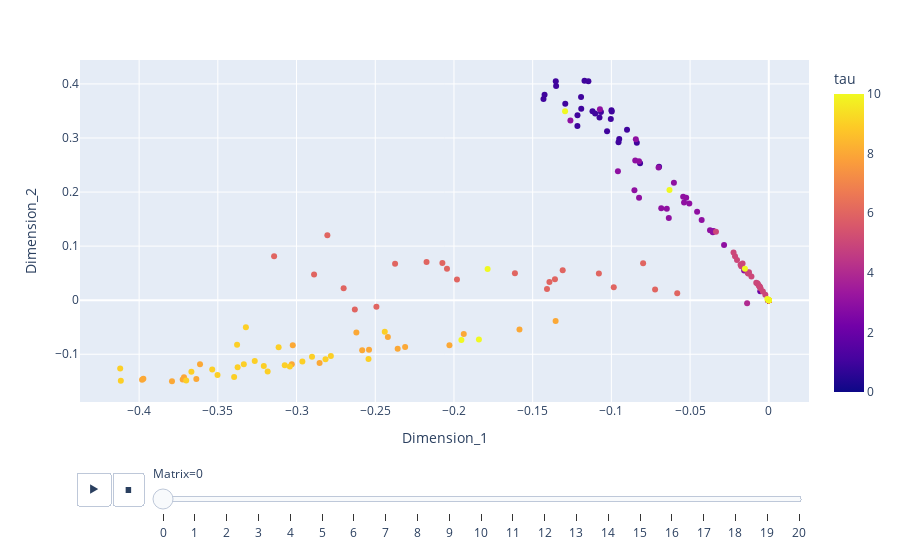

The cell this chart's notebook holds for it:
### Markdown cell above
Plot the $d=2$ embedding of $A^{(obs)}$ from the UASE of $A^{(obs)}$ and the $B=20$ bootstraps

with the lines from the $U$ matrix added

### Code cell
import plotly.express as px

# Example plot
fig = px.scatter(yadf, 
                 x='Dimension_1', 
                 y='Dimension_2', 
                 color='tau', 
                 animation_frame='Matrix')

fig.show()

### Figure 1 — Plotly figure (JSON) as saved in the notebook; plotly's stock layout.template omitted (floating-point values rounded to 4 significant figures; data arrays with more than 128 entries replaced by an {"elided": "..."} marker saying what was removed)
{"data": [{"hovertemplate": "Matrix=0<br>Dimension_1=%{x}<br>Dimension_2=%{y}<br>tau=%{marker.color}<extra></extra>", "legendgroup": "", "marker": {"color": {"elided": "242 int values"}, "coloraxis": "coloraxis", "symbol": "circle"}, "mode": "markers", "name": "", "orientation": "v", "showlegend": false, "type": "scatter", "x": {"elided": "242 float values"}, "xaxis": "x", "y": {"elided": "242 float values"}, "yaxis": "y"}], "layout": {"coloraxis": {"colorbar": {"title": {"text": "tau"}}, "colorscale": [[0, "#0d0887"], [0.1111, "#46039f"], [0.2222, "#7201a8"], [0.3333, "#9c179e"], [0.4444, "#bd3786"], [0.5556, "#d8576b"], [0.6667, "#ed7953"], [0.7778, "#fb9f3a"], [0.8889, "#fdca26"], [1, "#f0f921"]]}, "legend": {"tracegroupgap": 0}, "margin": {"t": 60}, "sliders": [{"active": 0, "currentvalue": {"prefix": "Matrix="}, "len": 0.9, "pad": {"b": 10, "t": 60}, "steps": [{"args": [["0"], {"frame": {"duration": 0, "redraw": false}, "fromcurrent": true, "mode": "immediate", "transition": {"duration": 0, "easing": "linear"}}], "label": "0", "method": "animate"}, {"args": [["1"], {"frame": {"duration": 0, "redraw": false}, "fromcurrent": true, "mode": "immediate", "transition": {"duration": 0, "easing": "linear"}}], "label": "1", "method": "animate"}, {"args": [["2"], {"frame": {"duration": 0, "redraw": false}, "fromcurrent": true, "mode": "immediate", "transition": {"duration": 0, "easing": "linear"}}], "label": "2", "method": "animate"}, {"args": [["3"], {"frame": {"duration": 0, "redraw": false}, "fromcurrent": true, "mode": "immediate", "transition": {"duration": 0, "easing": "linear"}}], "label": "3", "method": "animate"}, {"args": [["4"], {"frame": {"duration": 0, "redraw": false}, "fromcurrent": true, "mode": "immediate", "transition": {"duration": 0, "easing": "linear"}}], "label": "4", "method": "animate"}, {"args": [["5"], {"frame": {"duration": 0, "redraw": false}, "fromcurrent": true, "mode": "immediate", "transition": {"duration": 0, "easing": "linear"}}], "label": "5", "method": "animate"}, {"args": [["6"], {"frame": {"duration": 0, "redraw": false}, "fromcurrent": true, "mode": "immediate", "transition": {"duration": 0, "easing": "linear"}}], "label": "6", "method": "animate"}, {"args": [["7"], {"frame": {"duration": 0, "redraw": false}, "fromcurrent": true, "mode": "immediate", "transition": {"duration": 0, "easing": "linear"}}], "label": "7", "method": "animate"}, {"args": [["8"], {"frame": {"duration": 0, "redraw": false}, "fromcurrent": true, "mode": "immediate", "transition": {"duration": 0, "easing": "linear"}}], "label": "8", "method": "animate"}, {"args": [["9"], {"frame": {"duration": 0, "redraw": false}, "fromcurrent": true, "mode": "immediate", "transition": {"duration": 0, "easing": "linear"}}], "label": "9", "method": "animate"}, {"args": [["10"], {"frame": {"duration": 0, "redraw": false}, "fromcurrent": true, "mode": "immediate", "transition": {"duration": 0, "easing": "linear"}}], "label": "10", "method": "animate"}, {"args": [["11"], {"frame": {"duration": 0, "redraw": false}, "fromcurrent": true, "mode": "immediate", "transition": {"duration": 0, "easing": "linear"}}], "label": "11", "method": "animate"}, {"args": [["12"], {"frame": {"duration": 0, "redraw": false}, "fromcurrent": true, "mode": "immediate", "transition": {"duration": 0, "easing": "linear"}}], "label": "12", "method": "animate"}, {"args": [["13"], {"frame": {"duration": 0, "redraw": false}, "fromcurrent": true, "mode": "immediate", "transition": {"duration": 0, "easing": "linear"}}], "label": "13", "method": "animate"}, {"args": [["14"], {"frame": {"duration": 0, "redraw": false}, "fromcurrent": true, "mode": "immediate", "transition": {"duration": 0, "easing": "linear"}}], "label": "14", "method": "animate"}, {"args": [["15"], {"frame": {"duration": 0, "redraw": false}, "fromcurrent": true, "mode": "immediate", "transition": {"duration": 0, "easing": "linear"}}], "label": "15", "method": "animate"}, {"args": [["16"], {"frame": {"duration": 0, "redraw": false}, "fromcurrent": true, "mode": "immediate", "transition": {"duration": 0, "easing": "linear"}}], "label": "16", "method": "animate"}, {"args": [["17"], {"frame": {"duration": 0, "redraw": false}, "fromcurrent": true, "mode": "immediate", "transition": {"duration": 0, "easing": "linear"}}], "label": "17", "method": "animate"}, {"args": [["18"], {"frame": {"duration": 0, "redraw": false}, "fromcurrent": true, "mode": "immediate", "transition": {"duration": 0, "easing": "linear"}}], "label": "18", "method": "animate"}, {"args": [["19"], {"frame": {"duration": 0, "redraw": false}, "fromcurrent": true, "mode": "immediate", "transition": {"duration": 0, "easing": "linear"}}], "label": "19", "method": "animate"}, {"args": [["20"], {"frame": {"duration": 0, "redraw": false}, "fromcurrent": true, "mode": "immediate", "transition": {"duration": 0, "easing": "linear"}}], "label": "20", "method": "animate"}], "x": 0.1, "xanchor": "left", "y": 0, "yanchor": "top"}], "updatemenus": [{"buttons": [{"args": [null, {"frame": {"duration": 500, "redraw": false}, "fromcurrent": true, "mode": "immediate", "transition": {"duration": 500, "easing": "linear"}}], "label": "&#9654;", "method": "animate"}, {"args": [[null], {"frame": {"duration": 0, "redraw": false}, "fromcurrent": true, "mode": "immediate", "transition": {"duration": 0, "easing": "linear"}}], "label": "&#9724;", "method": "animate"}], "direction": "left", "pad": {"r": 10, "t": 70}, "showactive": false, "type": "buttons", "x": 0.1, "xanchor": "right", "y": 0, "yanchor": "top"}], "xaxis": {"anchor": "y", "domain": [0, 1], "title": {"text": "Dimension_1"}}, "yaxis": {"anchor": "x", "domain": [0, 1], "title": {"text": "Dimension_2"}}}}
